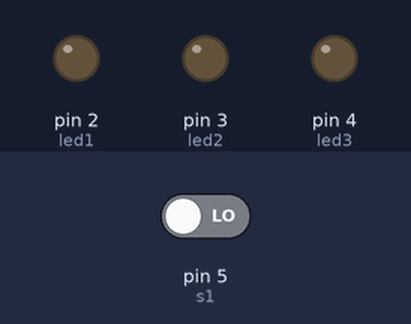
A sketch run on a simulated Arduino Uno, built with avr-gcc and run on an emulated ATmega328P. Parts: output pins drawn as LEDs (lit = HIGH). Dashed ring = blinking. The test bench sets the inputs (shaded band); at power-on: pin 5 (s1) LOW.

Above: at 2.8 s.
2.9 s: pin 5 (s1) driven HIGH
At 3.5 s:
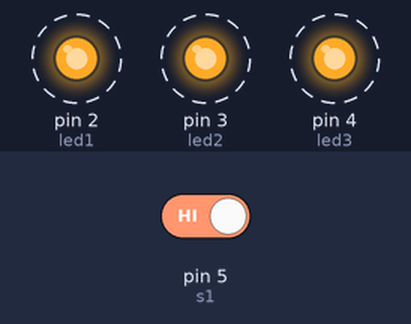
7.0 s: pin 5 (s1) driven LOW
At 7.9 s:
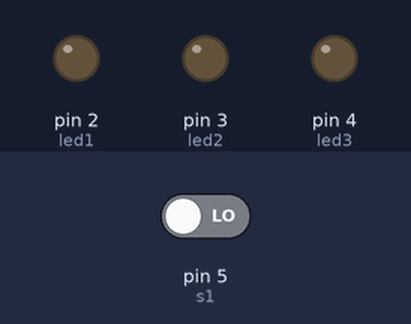
Timing chart, 0 to 10.0 s (numbered marks = the images above; inputs shaded):
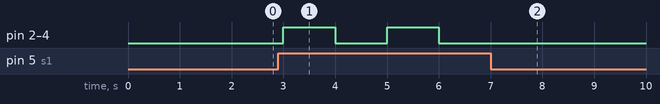

The sketch:

on_off_un_PULSADOR.ino
```cpp
#define led1 2
#define led2 3
#define led3 4
#define s1 5

int s1_lectura;

void setup() {
  pinMode(led1,OUTPUT);
  pinMode(led2,OUTPUT);
  pinMode(led3,OUTPUT);
  pinMode(s1,INPUT);

}

void loop() {
  s1_lectura=digitalRead(s1);
  if(s1_lectura==HIGH){
    digitalWrite(led1,HIGH);
    digitalWrite(led2,HIGH);
    digitalWrite(led3,HIGH);
    delay(1000);
    digitalWrite(led3,LOW);
    digitalWrite(led2,LOW);
    digitalWrite(led1,LOW);
    delay(1000);

  }else{
    digitalWrite(led3,LOW);
    digitalWrite(led2,LOW);
    digitalWrite(led1,LOW);
    delay(1000);

  }


}
```

Measured:
- after the input at 2.9 s, pin 2 (led1), pin 3 (led2), pin 4 (led3): alternates HIGH for 1.0 s and LOW for 1.0 s, starting after 0.10 s
- after the input at 7.0 s, pin 2 (led1), pin 3 (led2), pin 4 (led3): stops changing and stays LOW
